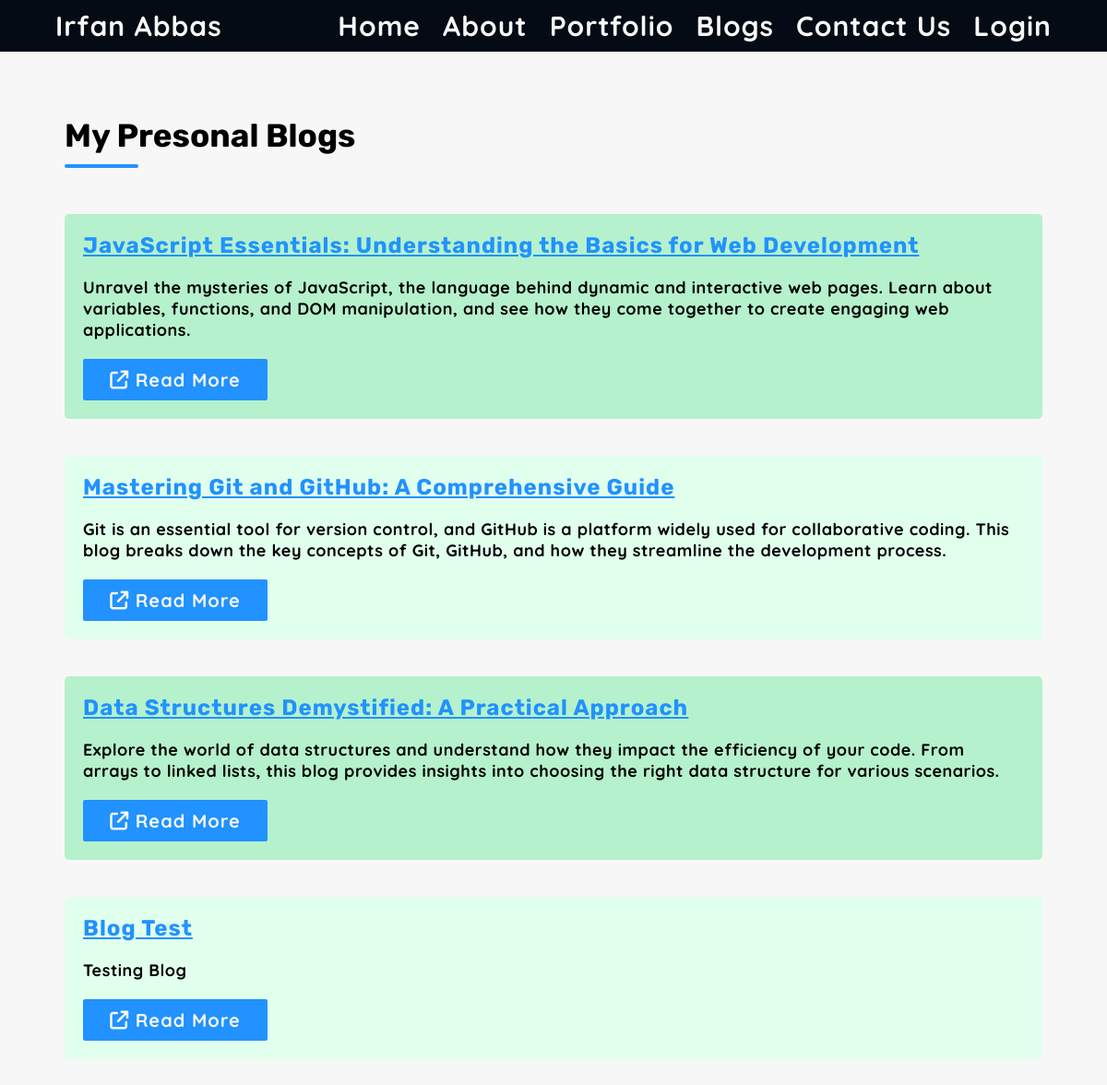
/blogs.php, run on the app's committed database.
### tables this page shows
CREATE TABLE `blog` (
  `blog_id` int(5) NOT NULL,
  `blog_title` varchar(200) NOT NULL,
  `blog_description` varchar(1000) NOT NULL,
  `blog_link` varchar(100) NOT NULL
);

### blogs.php (the view)
<!DOCTYPE html>
<html lang="en">
<head>
    <?php include 'include/meta-tags.php' ?>
</head>
<body>
    <div class="blog-container">
        <?php include 'include/header.php' ?>
        <div id="blogs">
            <h1 class="subHeading">
                My Presonal Blogs
            </h1>
            <div class="divider"></div>
            <div id="blogs-content">
                <?php
                include 'include/config.php';
                $query = "SELECT * FROM blog";
                $result = mysqli_query($conn, $query) or die("Query Faild!");
                if (mysqli_num_rows($result) > 0) {
                ?>
                    <?php while ($blog_result = mysqli_fetch_assoc($result)) { ?>
                        <div class="blog">
                            <h2 class="blog-title">
                            <?php echo $blog_result['blog_title'] ?>
                            </h2>
                            <p class="blog-para">
                            <?php echo $blog_result['blog_description'] ?>
                            </p>
                            <a href="<?php echo $blog_result['blog_link'] ?>" class="read-more-btn">
                                <i class="fas fa-arrow-up-right-from-square"></i>
                                Read More
                            </a>
                        </div>
                    <?php } ?>
                <?php } ?>
            </div>
        </div>
    </div>
</body>
</html>

### include/style.php (style rules this page uses)
* { padding: 0; margin: 0; box-sizing: border-box; scroll-behavior: smooth; }
:root { --darkBgColor: #040b14; --textColor: #353535; --yellowColor: rgb(235, 235, 14); --themeColor: #00a78e; --lightThemeColor: #B5F1CC; --iconBGColor: #525252; --lightBgColor: #f7f7f7; --blueColor: #2192FF; --primaryFontSize: 20px; --secondayFontSize: 30px; --primaryFont: 'quicksand', serif; --secondaryFont: 'rubik', serif; --tertiaryFont: 'Rubik Bubbles'; }
a { text-decoration: none; color: var(--textColor); font-size: var(--secondayFontSize); font-family: var(--primaryFont); letter-spacing: 1px; }
.subHeading { font-size: 35px; font-family: var(--secondaryFont); color: black; margin-bottom: 10px; }
.divider { width: 80px; height: 4px; margin-bottom: 5px; background-color: var(--blueColor); border-radius: 5px; }
.blog-container { background: var(--lightBgColor); min-height: 100vh; }
#blogs { padding: 70px ; }
#blogs-content { margin-top: 50px; display: flex; flex-direction: column; gap: 40px; }
.blog { padding: 20px; background: var(--lightThemeColor); border-radius: 5px; display: flex; flex-direction: column; gap: 20px; }
.blog-title { font-size: 24px; font-family: var(--secondaryFont); letter-spacing: 1px; color: var(--blueColor); text-decoration: underline; }
.blog-para { font-size: 18px; font-family: var(--primaryFont); letter-spacing: 0.5px; font-weight: 900; }
.blog:nth-child(even) { background: #e1ffed; }
.read-more-btn { font-size: 20px; font-weight: 900; background: var(--blueColor); max-width: 200px; text-align: center; padding: 10px; color: var(--lightBgColor); cursor: pointer; border-radius: 2px; transition: 0.4s all ease-in-out; }

### data on the page
blog: blog_title "JavaScript Essentials: Understanding the Basics for Web Development", blog_description "Unravel the mysteries of JavaScript, the language behind dynamic and interactive web pages. Learn about variables, functions, and DOM manipulation, and see how they come together to create engaging web applications."
blog: blog_title "Mastering Git and GitHub: A Comprehensive Guide", blog_description "Git is an essential tool for version control, and GitHub is a platform widely used for collaborative coding. This blog breaks down the key concepts of Git, GitHub, and how they streamline the development process."
blog: blog_title "Data Structures Demystified: A Practical Approach", blog_description "Explore the world of data structures and understand how they impact the efficiency of your code. From arrays to linked lists, this blog provides insights into choosing the right data structure for various scenarios."
blog: blog_title "Blog Test", blog_description "Testing Blog"
